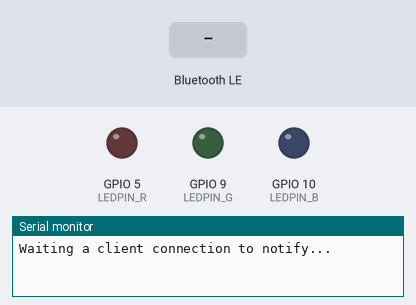
A sketch run on a simulated ESP32-S3. On the bench: output pins drawn as LEDs (lit = HIGH), the last lines printed to the serial monitor. The test bench sets the inputs (shaded band). Nothing arrives over Bluetooth unless stated; a phone connects over Bluetooth LE 3 s after start.

Above: at 1.2 s.
1.3 s: Bluetooth LE write "1" received
At 1.6 s:
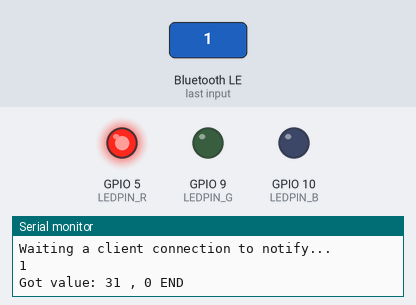
2.8 s: Bluetooth LE write "0" received
At 4.0 s:
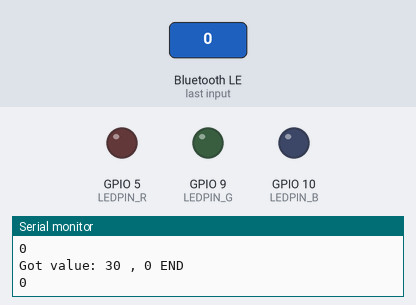
4.3 s: Bluetooth LE write "2" received
At 5.1 s:
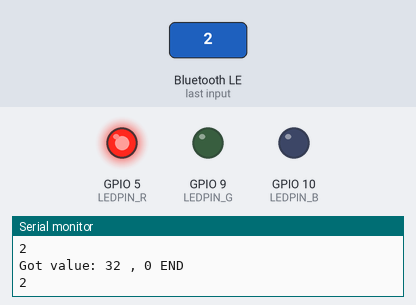
Timing chart, 0 to 7.3 s (numbered marks = the images above; inputs shaded):
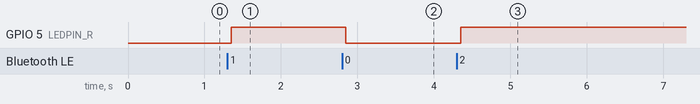

Measured:
- after the input at 1.3 s, GPIO 5 (LEDPIN_R): LOW → HIGH after 0.05 s
- after the input at 2.8 s, GPIO 5 (LEDPIN_R): HIGH → LOW after 0.05 s
- after the input at 4.3 s, GPIO 5 (LEDPIN_R): LOW → HIGH after 0.05 s

The sketch:

pod-trainer.ino
```cpp
#include <BLEDevice.h>
#include <BLEServer.h>
#include <BLEUtils.h>
#include <BLE2902.h>
#include <SPI.h>
#include <RF24.h>
#include <nRF24L01.h>

// https://forum.arduino.cc/t/simple-nrf24l01-2-4ghz-transceiver-demo/405123/4

RF24 radio(7,8); // CE, CSN 7, 8

BLEServer *pServer = NULL;
BLECharacteristic *pTxCharacteristic;
bool deviceConnected = false;
bool oldDeviceConnected = false;
uint8_t txValue = 0;

/*

    Pakiet:

    0:
        10 - identyfikacja
        11 - start gry
        12 - koniec gry
        13 - pobierz statystyki
        14 - ustawienia podów

    1:  ID [0-10] - numer PODa ( 0 - bez znaczenia, np start/koniec/statystyki)
    2:  KOLOR R [0,1]
    3:  KOLOR G [0,1]
    4:  KOLOR B [0,1]
    5:  CZAS gry w minutach
    6:  + CZAS gry w sekundach
    7:  CZAS zapalenia PODa w sekundach
    8:  CZAS wyłączenia PODa w sekunach po zgaśnięci / wciśnięciu


*/


// See the following for generating UUIDs:
// https://www.uuidgenerator.net/

// TODO: change UUIDs
#define SERVICE_UUID "6E400001-B5A3-F393-E0A9-E50E24DCCA9E" // UART service UUID
#define CHARACTERISTIC_UUID_RX "6E400002-B5A3-F393-E0A9-E50E24DCCA9E"
#define CHARACTERISTIC_UUID_TX "6E400003-B5A3-F393-E0A9-E50E24DCCA9E"

const byte address[10] = "ADDRESS01";

#define LEDPIN_R 5
#define LEDPIN_G 9
#define LEDPIN_B 10

void processMessage(char message[])
{
    if (message[0] == 0)
    {
       Serial.println("Got 0");
    }
    Serial.print("Got value: ");
    Serial.print(message[0], HEX);
    Serial.print(" , ");
    Serial.print(message[1], HEX);
    Serial.println(" END");
}

class MyServerCallbacks : public BLEServerCallbacks
{
    void onConnect(BLEServer *pServer)
    {
        deviceConnected = true;
    };
    void onDisconnect(BLEServer *pServer)
    {
        deviceConnected = false;
    }
};

class MyCallbacks : public BLECharacteristicCallbacks
{
    void onWrite(BLECharacteristic *pCharacteristic) override
    {
        String rxValueString = pCharacteristic->getValue();
        //String rxValueString = String(rxValue.c_str());
        if (rxValueString.length() > 0)
        {
            Serial.println(rxValueString);
            if (digitalRead(LEDPIN_R) == HIGH)
            {
              digitalWrite(LEDPIN_R, LOW);
            }
            else
            {
              digitalWrite(LEDPIN_R, HIGH);
            }
            char charBuf[20];
            rxValueString.toCharArray(charBuf, 20);
            processMessage(charBuf);
        }
    }
};

boolean setupBluetooth()
{
    // Create the BLE Device
    BLEDevice::init("POD Trainer");

    // Create the BLE Server
    pServer = BLEDevice::createServer();
    pServer->setCallbacks(new MyServerCallbacks());

    // Create the BLE Service
    BLEService *pService = pServer->createService(SERVICE_UUID);

    // Create a BLE Characteristic
    pTxCharacteristic = pService->createCharacteristic(
        CHARACTERISTIC_UUID_TX,
        BLECharacteristic::PROPERTY_NOTIFY);

    pTxCharacteristic->addDescriptor(new BLE2902());

    BLECharacteristic *pRxCharacteristic = pService->createCharacteristic(
        CHARACTERISTIC_UUID_RX,
        BLECharacteristic::PROPERTY_WRITE);

    pRxCharacteristic->setCallbacks(new MyCallbacks());

    // Start the service
    pService->start();

    // Start advertising
    pServer->getAdvertising()->start();
    Serial.println("Waiting a client connection to notify...");

    return true;
}

void loopBluetooth()
{
    if (deviceConnected)
    {
        // case: device connected
        std::string value = std::to_string(txValue);
        Serial.println(value.c_str());
        pTxCharacteristic->setValue(value.c_str());
        pTxCharacteristic->notify();
        txValue++;
        delay(10); // bluetooth stack will go into congestion, if too many packets are sent
    }
    // disconnecting
    if (!deviceConnected && oldDeviceConnected)
    {
        // case: device disconnected
        delay(500);                  // give the bluetooth stack the chance to get things ready
        pServer->startAdvertising(); // restart advertising
        Serial.println("start advertising");
        oldDeviceConnected = deviceConnected;
    }
    // connecting
    if (deviceConnected && !oldDeviceConnected)
    {
        // do stuff here on first connect
        oldDeviceConnected = deviceConnected;
    }
    delay(1000);
}

void sendMessage(String message)
{
    pTxCharacteristic->setValue(message.c_str());
    pTxCharacteristic->notify();
}

void messageHandler(String message)
{
    // ADD YOUR CODE HERE
    Serial.println(message);
}

void setup()
{
  Serial.begin(9600);
  setupBluetooth();
  pinMode(LEDPIN_R, OUTPUT);
  pinMode(LEDPIN_G, OUTPUT);
  pinMode(LEDPIN_B, OUTPUT);
  radio.openWritingPipe(address);
  radio.setPALevel(RF24_PA_MIN);
  radio.stopListening();
}

void loop()
{
  loopBluetooth();
}
```
